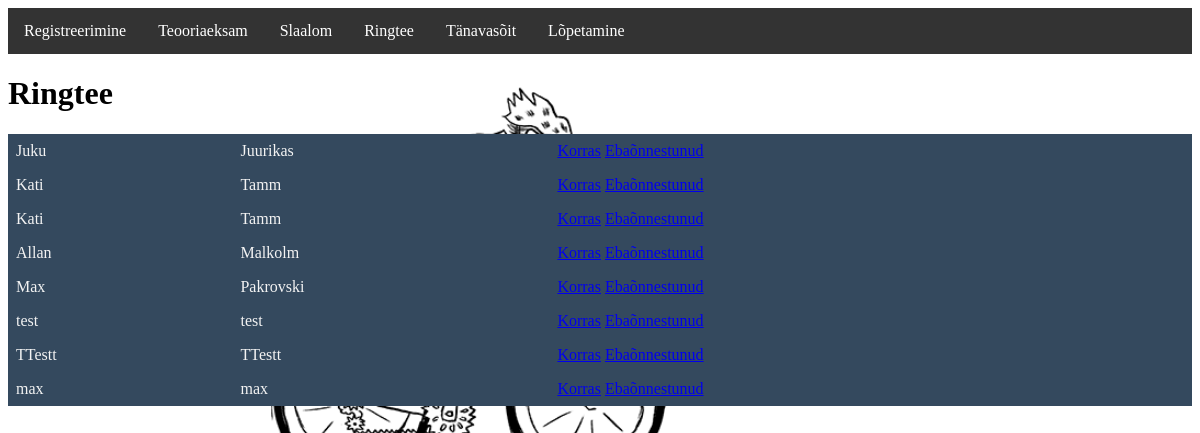
The page /jalgrataeksam/Ringtee.php on the database its author committed.
### tables this page shows
CREATE TABLE `jalgrattaeksam` (
  `id` int(11) NOT NULL,
  `eesnimi` varchar(30) DEFAULT NULL,
  `perekonnanimi` varchar(30) DEFAULT NULL,
  `teooriatulemus` int(11) DEFAULT -1,
  `slaalom` int(11) DEFAULT -1,
  `ringtee` int(11) DEFAULT -1,
  `t2nav` int(11) DEFAULT -1,
  `luba` int(11) DEFAULT -1
);

### jalgrataeksam/Ringtee.php (the view, shortened to what this page needs)
<?php
require_once("konf.php");
include('Navigation.php');
$kask=$yhendus->prepare("SELECT id, eesnimi, perekonnanimi   FROM jalgrattaeksam WHERE teooriatulemus>=9 AND ringtee=-1");  $kask->bind_result($id, $eesnimi, $perekonnanimi);
$kask->execute();
?>
<!doctype html>
<html lang="et">
<link rel="stylesheet" href="style.css">
<head>
</head>
<body>
<h1>Ringtee</h1>
<table>
    <?php
    while($kask->fetch()){
        echo "
 <tr>
 <td>$eesnimi</td>
 <td>$perekonnanimi</td>
 <td>
 <a href='?korras_id=$id'>Korras</a>
 <a href='?vigane_id=$id'>Ebaõnnestunud</a>
 </td>
</tr>
 ";
    }
    ?>
</table>
</body>
</html>

### jalgrataeksam/style.css (style rules this page uses)
table { width: 100%; border-collapse: collapse; background: #34495e; color: #f3f3f3; }
td, th { padding: 8px; text-align: left; }
body { color: black; background-image: url("giphy.gif"); background-size: 80%; }

### rows shown on the page
jalgrattaeksam: eesnimi "Juku", perekonnanimi "Juurikas"
jalgrattaeksam: eesnimi "Kati", perekonnanimi "Tamm"
jalgrattaeksam: eesnimi "Kati", perekonnanimi "Tamm"
jalgrattaeksam: eesnimi "Allan", perekonnanimi "Malkolm"
jalgrattaeksam: eesnimi "Max", perekonnanimi "Pakrovski"
jalgrattaeksam: eesnimi "test", perekonnanimi "test"
jalgrattaeksam: eesnimi "TTestt", perekonnanimi "TTestt"
jalgrattaeksam: eesnimi "max", perekonnanimi "max"
